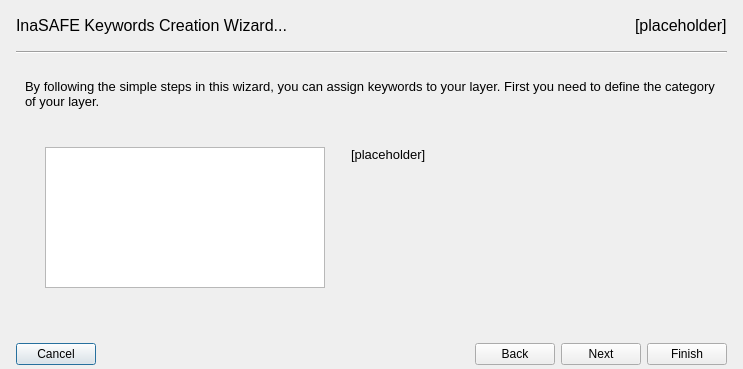
<?xml version="1.0" encoding="UTF-8"?>
<ui version="4.0">
 <class>KeywordsWizardBase</class>
 <widget class="QDialog" name="KeywordsWizardBase">
  <property name="geometry">
   <rect>
    <x>0</x>
    <y>0</y>
    <width>743</width>
    <height>369</height>
   </rect>
  </property>
  <property name="sizePolicy">
   <sizepolicy hsizetype="Preferred" vsizetype="Preferred">
    <horstretch>0</horstretch>
    <verstretch>0</verstretch>
   </sizepolicy>
  </property>
  <property name="windowTitle">
   <string>InaSAFE - Keywords Creation Wizard</string>
  </property>
  <property name="windowIcon">
   <iconset>
    <normaloff>:/plugins/inasafe/icon.png</normaloff>:/plugins/inasafe/icon.png</iconset>
  </property>
  <layout class="QVBoxLayout" name="verticalLayout">
   <property name="leftMargin">
    <number>16</number>
   </property>
   <property name="topMargin">
    <number>16</number>
   </property>
   <property name="rightMargin">
    <number>16</number>
   </property>
   <property name="bottomMargin">
    <number>4</number>
   </property>
   <item>
    <layout class="QHBoxLayout" name="horizontalLayout">
     <item>
      <widget class="QLabel" name="lblMainTitle">
       <property name="sizePolicy">
        <sizepolicy hsizetype="Expanding" vsizetype="Preferred">
         <horstretch>0</horstretch>
         <verstretch>0</verstretch>
        </sizepolicy>
       </property>
       <property name="styleSheet">
        <string notr="true">font: 12pt;</string>
       </property>
       <property name="text">
        <string>InaSAFE Keywords Creation Wizard...</string>
       </property>
      </widget>
     </item>
     <item>
      <widget class="QLabel" name="lblStep">
       <property name="styleSheet">
        <string notr="true">font: 12pt;</string>
       </property>
       <property name="text">
        <string>[placeholder]</string>
       </property>
      </widget>
     </item>
    </layout>
   </item>
   <item>
    <spacer name="verticalSpacer_2">
     <property name="orientation">
      <enum>Qt::Vertical</enum>
     </property>
     <property name="sizeType">
      <enum>QSizePolicy::Fixed</enum>
     </property>
     <property name="sizeHint" stdset="0">
      <size>
       <width>20</width>
       <height>10</height>
      </size>
     </property>
    </spacer>
   </item>
   <item>
    <widget class="Line" name="line">
     <property name="orientation">
      <enum>Qt::Horizontal</enum>
     </property>
    </widget>
   </item>
   <item>
    <spacer name="verticalSpacer_6">
     <property name="orientation">
      <enum>Qt::Vertical</enum>
     </property>
     <property name="sizeType">
      <enum>QSizePolicy::Fixed</enum>
     </property>
     <property name="sizeHint" stdset="0">
      <size>
       <width>20</width>
       <height>10</height>
      </size>
     </property>
    </spacer>
   </item>
   <item>
    <widget class="QStackedWidget" name="stackedWidget">
     <property name="styleSheet">
      <string notr="true">font-size:10pt</string>
     </property>
     <property name="currentIndex">
      <number>0</number>
     </property>
     <widget class="QWidget" name="pg1Category">
      <property name="styleSheet">
       <string notr="true"/>
      </property>
      <layout class="QVBoxLayout" name="verticalLayout_2">
       <item>
        <widget class="QLabel" name="lblSelectCategory">
         <property name="styleSheet">
          <string notr="true"/>
         </property>
         <property name="text">
          <string>&lt;html&gt;&lt;head/&gt;&lt;body&gt;&lt;p&gt;By following the simple steps in this wizard, you can assign keywords to your layer. First you need to define the category of your layer.&lt;/p&gt;&lt;/body&gt;&lt;/html&gt;</string>
         </property>
         <property name="alignment">
          <set>Qt::AlignLeading|Qt::AlignLeft|Qt::AlignTop</set>
         </property>
         <property name="wordWrap">
          <bool>true</bool>
         </property>
        </widget>
       </item>
       <item>
        <spacer name="verticalSpacer_4">
         <property name="orientation">
          <enum>Qt::Vertical</enum>
         </property>
         <property name="sizeType">
          <enum>QSizePolicy::Fixed</enum>
         </property>
         <property name="sizeHint" stdset="0">
          <size>
           <width>20</width>
           <height>32</height>
          </size>
         </property>
        </spacer>
       </item>
       <item>
        <layout class="QGridLayout" name="gridLayout_6">
         <item row="0" column="0">
          <spacer name="horizontalSpacer_10">
           <property name="orientation">
            <enum>Qt::Horizontal</enum>
           </property>
           <property name="sizeType">
            <enum>QSizePolicy::Fixed</enum>
           </property>
           <property name="sizeHint" stdset="0">
            <size>
             <width>20</width>
             <height>20</height>
            </size>
           </property>
          </spacer>
         </item>
         <item row="0" column="1">
          <widget class="QListWidget" name="lstCategories">
           <property name="enabled">
            <bool>true</bool>
           </property>
           <property name="sizePolicy">
            <sizepolicy hsizetype="Fixed" vsizetype="Expanding">
             <horstretch>0</horstretch>
             <verstretch>0</verstretch>
            </sizepolicy>
           </property>
           <property name="minimumSize">
            <size>
             <width>280</width>
             <height>100</height>
            </size>
           </property>
           <property name="maximumSize">
            <size>
             <width>280</width>
             <height>16777215</height>
            </size>
           </property>
          </widget>
         </item>
         <item row="0" column="2">
          <spacer name="horizontalSpacer_14">
           <property name="orientation">
            <enum>Qt::Horizontal</enum>
           </property>
           <property name="sizeType">
            <enum>QSizePolicy::Fixed</enum>
           </property>
           <property name="sizeHint" stdset="0">
            <size>
             <width>20</width>
             <height>20</height>
            </size>
           </property>
          </spacer>
         </item>
         <item row="0" column="3">
          <widget class="QLabel" name="lblDescribeCategory">
           <property name="sizePolicy">
            <sizepolicy hsizetype="Expanding" vsizetype="Expanding">
             <horstretch>0</horstretch>
             <verstretch>0</verstretch>
            </sizepolicy>
           </property>
           <property name="text">
            <string>[placeholder]</string>
           </property>
           <property name="alignment">
            <set>Qt::AlignLeading|Qt::AlignLeft|Qt::AlignTop</set>
           </property>
           <property name="wordWrap">
            <bool>true</bool>
           </property>
          </widget>
         </item>
         <item row="0" column="4">
          <spacer name="horizontalSpacer_16">
           <property name="orientation">
            <enum>Qt::Horizontal</enum>
           </property>
           <property name="sizeType">
            <enum>QSizePolicy::Fixed</enum>
           </property>
           <property name="sizeHint" stdset="0">
            <size>
             <width>20</width>
             <height>20</height>
            </size>
           </property>
          </spacer>
         </item>
        </layout>
       </item>
       <item>
        <spacer name="verticalSpacer_3">
         <property name="orientation">
          <enum>Qt::Vertical</enum>
         </property>
         <property name="sizeType">
          <enum>QSizePolicy::Minimum</enum>
         </property>
         <property name="sizeHint" stdset="0">
          <size>
           <width>20</width>
           <height>40</height>
          </size>
         </property>
        </spacer>
       </item>
      </layout>
     </widget>
     <widget class="QWidget" name="pg2Subcategory">
      <property name="styleSheet">
       <string notr="true"/>
      </property>
      <layout class="QVBoxLayout" name="verticalLayout_3">
       <item>
        <widget class="QLabel" name="lblSelectSubcategory">
         <property name="text">
          <string>[placeholder]</string>
         </property>
         <property name="alignment">
          <set>Qt::AlignLeading|Qt::AlignLeft|Qt::AlignTop</set>
         </property>
         <property name="wordWrap">
          <bool>true</bool>
         </property>
        </widget>
       </item>
       <item>
        <spacer name="verticalSpacer">
         <property name="orientation">
          <enum>Qt::Vertical</enum>
         </property>
         <property name="sizeType">
          <enum>QSizePolicy::Fixed</enum>
         </property>
         <property name="sizeHint" stdset="0">
          <size>
           <width>20</width>
           <height>32</height>
          </size>
         </property>
        </spacer>
       </item>
       <item>
        <layout class="QGridLayout" name="gridLayout">
         <item row="0" column="0">
          <spacer name="horizontalSpacer_2">
           <property name="orientation">
            <enum>Qt::Horizontal</enum>
           </property>
           <property name="sizeType">
            <enum>QSizePolicy::Fixed</enum>
           </property>
           <property name="sizeHint" stdset="0">
            <size>
             <width>20</width>
             <height>20</height>
            </size>
           </property>
          </spacer>
         </item>
         <item row="0" column="1">
          <widget class="QListWidget" name="lstSubcategories">
           <property name="sizePolicy">
            <sizepolicy hsizetype="Fixed" vsizetype="Expanding">
             <horstretch>0</horstretch>
             <verstretch>0</verstretch>
            </sizepolicy>
           </property>
           <property name="minimumSize">
            <size>
             <width>280</width>
             <height>0</height>
            </size>
           </property>
           <property name="maximumSize">
            <size>
             <width>280</width>
             <height>16777215</height>
            </size>
           </property>
           <property name="baseSize">
            <size>
             <width>0</width>
             <height>0</height>
            </size>
           </property>
          </widget>
         </item>
         <item row="0" column="2">
          <spacer name="horizontalSpacer_15">
           <property name="orientation">
            <enum>Qt::Horizontal</enum>
           </property>
           <property name="sizeType">
            <enum>QSizePolicy::Fixed</enum>
           </property>
           <property name="sizeHint" stdset="0">
            <size>
             <width>20</width>
             <height>20</height>
            </size>
           </property>
          </spacer>
         </item>
         <item row="0" column="3">
          <widget class="QLabel" name="lblDescribeSubcategory">
           <property name="sizePolicy">
            <sizepolicy hsizetype="Expanding" vsizetype="Expanding">
             <horstretch>0</horstretch>
             <verstretch>0</verstretch>
            </sizepolicy>
           </property>
           <property name="text">
            <string>[placeholder]</string>
           </property>
           <property name="alignment">
            <set>Qt::AlignLeading|Qt::AlignLeft|Qt::AlignTop</set>
           </property>
           <property name="wordWrap">
            <bool>true</bool>
           </property>
           <property name="margin">
            <number>0</number>
           </property>
          </widget>
         </item>
         <item row="0" column="4">
          <spacer name="horizontalSpacer_17">
           <property name="orientation">
            <enum>Qt::Horizontal</enum>
           </property>
           <property name="sizeType">
            <enum>QSizePolicy::Fixed</enum>
           </property>
           <property name="sizeHint" stdset="0">
            <size>
             <width>20</width>
             <height>20</height>
            </size>
           </property>
          </spacer>
         </item>
        </layout>
       </item>
       <item>
        <spacer name="verticalSpacer_5">
         <property name="orientation">
          <enum>Qt::Vertical</enum>
         </property>
         <property name="sizeType">
          <enum>QSizePolicy::Minimum</enum>
         </property>
         <property name="sizeHint" stdset="0">
          <size>
           <width>20</width>
           <height>40</height>
          </size>
         </property>
        </spacer>
       </item>
      </layout>
     </widget>
     <widget class="QWidget" name="pg3Units">
      <layout class="QVBoxLayout" name="verticalLayout_4">
       <item>
        <widget class="QLabel" name="lblSelectUnit">
         <property name="text">
          <string>[placeholder]</string>
         </property>
         <property name="alignment">
          <set>Qt::AlignLeading|Qt::AlignLeft|Qt::AlignTop</set>
         </property>
         <property name="wordWrap">
          <bool>true</bool>
         </property>
        </widget>
       </item>
       <item>
        <spacer name="verticalSpacer_7">
         <property name="orientation">
          <enum>Qt::Vertical</enum>
         </property>
         <property name="sizeType">
          <enum>QSizePolicy::Fixed</enum>
         </property>
         <property name="sizeHint" stdset="0">
          <size>
           <width>20</width>
           <height>32</height>
          </size>
         </property>
        </spacer>
       </item>
       <item>
        <layout class="QGridLayout" name="gridLayout_2">
         <item row="0" column="0">
          <spacer name="horizontalSpacer_4">
           <property name="orientation">
            <enum>Qt::Horizontal</enum>
           </property>
           <property name="sizeType">
            <enum>QSizePolicy::Fixed</enum>
           </property>
           <property name="sizeHint" stdset="0">
            <size>
             <width>20</width>
             <height>20</height>
            </size>
           </property>
          </spacer>
         </item>
         <item row="0" column="1">
          <widget class="QListWidget" name="lstUnits">
           <property name="sizePolicy">
            <sizepolicy hsizetype="Fixed" vsizetype="Expanding">
             <horstretch>0</horstretch>
             <verstretch>0</verstretch>
            </sizepolicy>
           </property>
           <property name="minimumSize">
            <size>
             <width>280</width>
             <height>0</height>
            </size>
           </property>
           <property name="maximumSize">
            <size>
             <width>280</width>
             <height>16777215</height>
            </size>
           </property>
           <property name="baseSize">
            <size>
             <width>0</width>
             <height>0</height>
            </size>
           </property>
          </widget>
         </item>
         <item row="0" column="2">
          <spacer name="horizontalSpacer_18">
           <property name="orientation">
            <enum>Qt::Horizontal</enum>
           </property>
           <property name="sizeType">
            <enum>QSizePolicy::Fixed</enum>
           </property>
           <property name="sizeHint" stdset="0">
            <size>
             <width>20</width>
             <height>20</height>
            </size>
           </property>
          </spacer>
         </item>
         <item row="0" column="3">
          <widget class="QLabel" name="lblDescribeUnit">
           <property name="sizePolicy">
            <sizepolicy hsizetype="Expanding" vsizetype="Expanding">
             <horstretch>0</horstretch>
             <verstretch>0</verstretch>
            </sizepolicy>
           </property>
           <property name="text">
            <string>[placeholder]</string>
           </property>
           <property name="alignment">
            <set>Qt::AlignLeading|Qt::AlignLeft|Qt::AlignTop</set>
           </property>
           <property name="wordWrap">
            <bool>true</bool>
           </property>
           <property name="margin">
            <number>0</number>
           </property>
          </widget>
         </item>
         <item row="0" column="4">
          <spacer name="horizontalSpacer_19">
           <property name="orientation">
            <enum>Qt::Horizontal</enum>
           </property>
           <property name="sizeType">
            <enum>QSizePolicy::Fixed</enum>
           </property>
           <property name="sizeHint" stdset="0">
            <size>
             <width>20</width>
             <height>20</height>
            </size>
           </property>
          </spacer>
         </item>
        </layout>
       </item>
       <item>
        <spacer name="verticalSpacer_8">
         <property name="orientation">
          <enum>Qt::Vertical</enum>
         </property>
         <property name="sizeType">
          <enum>QSizePolicy::Minimum</enum>
         </property>
         <property name="sizeHint" stdset="0">
          <size>
           <width>20</width>
           <height>40</height>
          </size>
         </property>
        </spacer>
       </item>
      </layout>
     </widget>
     <widget class="QWidget" name="pg4Field">
      <layout class="QVBoxLayout" name="verticalLayout_5">
       <item>
        <widget class="QLabel" name="lblSelectField">
         <property name="text">
          <string>[placeholder]</string>
         </property>
         <property name="alignment">
          <set>Qt::AlignLeading|Qt::AlignLeft|Qt::AlignTop</set>
         </property>
         <property name="wordWrap">
          <bool>true</bool>
         </property>
        </widget>
       </item>
       <item>
        <spacer name="verticalSpacer_9">
         <property name="orientation">
          <enum>Qt::Vertical</enum>
         </property>
         <property name="sizeType">
          <enum>QSizePolicy::Fixed</enum>
         </property>
         <property name="sizeHint" stdset="0">
          <size>
           <width>20</width>
           <height>32</height>
          </size>
         </property>
        </spacer>
       </item>
       <item>
        <layout class="QGridLayout" name="gridLayout_3">
         <item row="1" column="0">
          <spacer name="horizontalSpacer_3">
           <property name="orientation">
            <enum>Qt::Horizontal</enum>
           </property>
           <property name="sizeType">
            <enum>QSizePolicy::Fixed</enum>
           </property>
           <property name="sizeHint" stdset="0">
            <size>
             <width>20</width>
             <height>20</height>
            </size>
           </property>
          </spacer>
         </item>
         <item row="1" column="3">
          <spacer name="horizontalSpacer_5">
           <property name="orientation">
            <enum>Qt::Horizontal</enum>
           </property>
           <property name="sizeType">
            <enum>QSizePolicy::Fixed</enum>
           </property>
           <property name="sizeHint" stdset="0">
            <size>
             <width>20</width>
             <height>20</height>
            </size>
           </property>
          </spacer>
         </item>
         <item row="1" column="1" colspan="2">
          <widget class="QListWidget" name="lstFields"/>
         </item>
        </layout>
       </item>
       <item>
        <spacer name="verticalSpacer_10">
         <property name="orientation">
          <enum>Qt::Vertical</enum>
         </property>
         <property name="sizeHint" stdset="0">
          <size>
           <width>20</width>
           <height>78</height>
          </size>
         </property>
        </spacer>
       </item>
      </layout>
     </widget>
     <widget class="QWidget" name="pg5Source">
      <layout class="QVBoxLayout" name="verticalLayout_6">
       <item>
        <widget class="QLabel" name="lblSelectSource">
         <property name="text">
          <string>&lt;html&gt;&lt;head/&gt;&lt;body&gt;&lt;p&gt;&lt;span style=&quot; font-family:'Helvetica,arial,freesans,clean,sans-serif'; font-size:13px; color:#333333;&quot;&gt;Where does the data come from? You may want to write more or less short comment about its source.&lt;/span&gt;&lt;/p&gt;&lt;/body&gt;&lt;/html&gt;</string>
         </property>
         <property name="alignment">
          <set>Qt::AlignLeading|Qt::AlignLeft|Qt::AlignTop</set>
         </property>
         <property name="wordWrap">
          <bool>true</bool>
         </property>
        </widget>
       </item>
       <item>
        <spacer name="verticalSpacer_11">
         <property name="orientation">
          <enum>Qt::Vertical</enum>
         </property>
         <property name="sizeType">
          <enum>QSizePolicy::Fixed</enum>
         </property>
         <property name="sizeHint" stdset="0">
          <size>
           <width>20</width>
           <height>32</height>
          </size>
         </property>
        </spacer>
       </item>
       <item>
        <layout class="QGridLayout" name="gridLayout_4">
         <item row="0" column="0">
          <spacer name="horizontalSpacer_6">
           <property name="orientation">
            <enum>Qt::Horizontal</enum>
           </property>
           <property name="sizeType">
            <enum>QSizePolicy::Fixed</enum>
           </property>
           <property name="sizeHint" stdset="0">
            <size>
             <width>36</width>
             <height>20</height>
            </size>
           </property>
          </spacer>
         </item>
         <item row="0" column="1">
          <widget class="QLabel" name="lblSource">
           <property name="text">
            <string>Source</string>
           </property>
           <property name="buddy">
            <cstring>leSource</cstring>
           </property>
          </widget>
         </item>
         <item row="0" column="2">
          <widget class="QLineEdit" name="leSource"/>
         </item>
         <item row="0" column="3">
          <spacer name="horizontalSpacer_7">
           <property name="orientation">
            <enum>Qt::Horizontal</enum>
           </property>
           <property name="sizeType">
            <enum>QSizePolicy::Fixed</enum>
           </property>
           <property name="sizeHint" stdset="0">
            <size>
             <width>36</width>
             <height>20</height>
            </size>
           </property>
          </spacer>
         </item>
        </layout>
       </item>
       <item>
        <spacer name="verticalSpacer_12">
         <property name="orientation">
          <enum>Qt::Vertical</enum>
         </property>
         <property name="sizeHint" stdset="0">
          <size>
           <width>20</width>
           <height>166</height>
          </size>
         </property>
        </spacer>
       </item>
      </layout>
     </widget>
     <widget class="QWidget" name="pg6Title">
      <layout class="QVBoxLayout" name="verticalLayout_7">
       <item>
        <widget class="QLabel" name="lblSelectTitle">
         <property name="text">
          <string>&lt;html&gt;&lt;head/&gt;&lt;body&gt;&lt;p&gt;What is the title for this dataset? A title provides you with a way to give a dataset a more user friendly name than its filename. The title can include spaces. An example of a good title might be 'A flood in Jakarta' (for a hazard layer) or 'People living in jakarta' (for an exposure layer).&lt;/p&gt;&lt;/body&gt;&lt;/html&gt;</string>
         </property>
         <property name="alignment">
          <set>Qt::AlignLeading|Qt::AlignLeft|Qt::AlignTop</set>
         </property>
         <property name="wordWrap">
          <bool>true</bool>
         </property>
        </widget>
       </item>
       <item>
        <spacer name="verticalSpacer_13">
         <property name="orientation">
          <enum>Qt::Vertical</enum>
         </property>
         <property name="sizeType">
          <enum>QSizePolicy::Fixed</enum>
         </property>
         <property name="sizeHint" stdset="0">
          <size>
           <width>20</width>
           <height>32</height>
          </size>
         </property>
        </spacer>
       </item>
       <item>
        <layout class="QGridLayout" name="gridLayout_5">
         <item row="0" column="0">
          <spacer name="horizontalSpacer_8">
           <property name="orientation">
            <enum>Qt::Horizontal</enum>
           </property>
           <property name="sizeType">
            <enum>QSizePolicy::Fixed</enum>
           </property>
           <property name="sizeHint" stdset="0">
            <size>
             <width>36</width>
             <height>20</height>
            </size>
           </property>
          </spacer>
         </item>
         <item row="0" column="1">
          <widget class="QLabel" name="lblTitle">
           <property name="text">
            <string>Title</string>
           </property>
           <property name="buddy">
            <cstring>leTitle</cstring>
           </property>
          </widget>
         </item>
         <item row="0" column="2">
          <widget class="QLineEdit" name="leTitle"/>
         </item>
         <item row="0" column="3">
          <spacer name="horizontalSpacer_9">
           <property name="orientation">
            <enum>Qt::Horizontal</enum>
           </property>
           <property name="sizeType">
            <enum>QSizePolicy::Fixed</enum>
           </property>
           <property name="sizeHint" stdset="0">
            <size>
             <width>36</width>
             <height>20</height>
            </size>
           </property>
          </spacer>
         </item>
        </layout>
       </item>
       <item>
        <spacer name="verticalSpacer_14">
         <property name="orientation">
          <enum>Qt::Vertical</enum>
         </property>
         <property name="sizeHint" stdset="0">
          <size>
           <width>20</width>
           <height>141</height>
          </size>
         </property>
        </spacer>
       </item>
      </layout>
     </widget>
    </widget>
   </item>
   <item>
    <layout class="QHBoxLayout" name="horizontalLayout_2">
     <property name="leftMargin">
      <number>0</number>
     </property>
     <property name="rightMargin">
      <number>0</number>
     </property>
     <item>
      <widget class="QPushButton" name="pbnCancel">
       <property name="text">
        <string>Cancel</string>
       </property>
      </widget>
     </item>
     <item>
      <spacer name="horizontalSpacer">
       <property name="orientation">
        <enum>Qt::Horizontal</enum>
       </property>
       <property name="sizeHint" stdset="0">
        <size>
         <width>40</width>
         <height>20</height>
        </size>
       </property>
      </spacer>
     </item>
     <item>
      <widget class="QPushButton" name="pbnBack">
       <property name="text">
        <string>Back</string>
       </property>
      </widget>
     </item>
     <item>
      <widget class="QPushButton" name="pbnNext">
       <property name="text">
        <string>Next</string>
       </property>
      </widget>
     </item>
     <item>
      <widget class="QPushButton" name="pbnFinish">
       <property name="text">
        <string>Finish</string>
       </property>
      </widget>
     </item>
    </layout>
   </item>
  </layout>
 </widget>
 <tabstops>
  <tabstop>pbnCancel</tabstop>
  <tabstop>pbnBack</tabstop>
  <tabstop>pbnNext</tabstop>
  <tabstop>pbnFinish</tabstop>
  <tabstop>lstCategories</tabstop>
  <tabstop>lstSubcategories</tabstop>
  <tabstop>lstUnits</tabstop>
  <tabstop>leSource</tabstop>
  <tabstop>leTitle</tabstop>
 </tabstops>
 <resources>
  <include location="../resources/resources.qrc"/>
 </resources>
 <connections/>
</ui>
